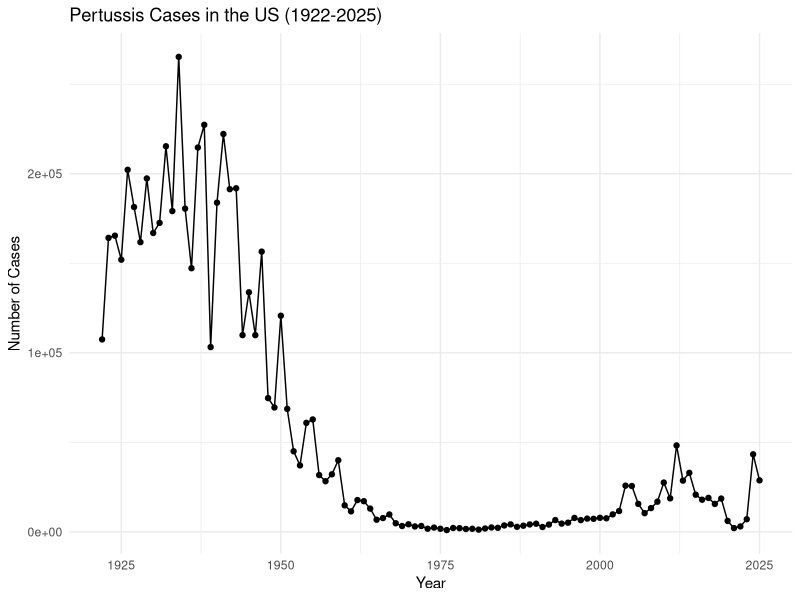
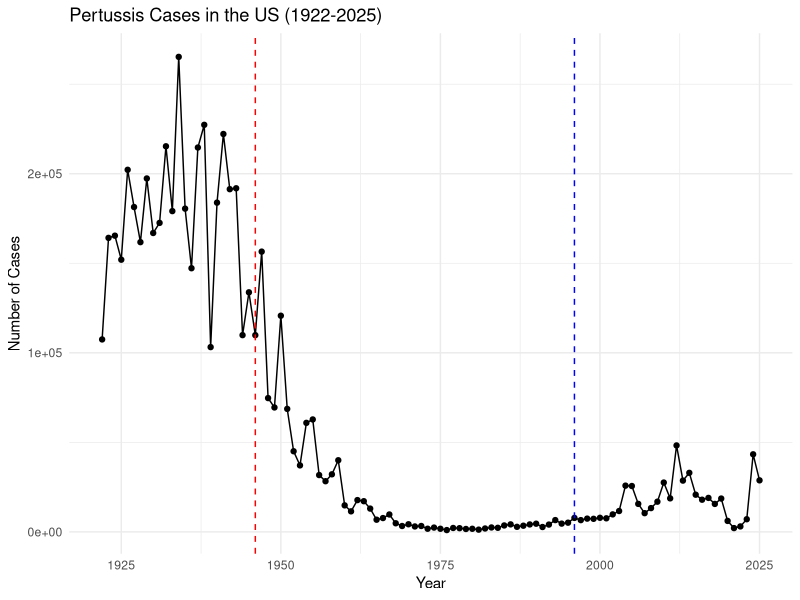

The R script that drew these images, in order: (Note: this script raises an error after producing the figures.)
## ---- chunk 1

cdc <- read.csv("U.S. Reported Pertussis Cases_ 1922 - 2025.csv")

head(cdc)

## ---- chunk 2
cdc$Number.of.Reported.Pertussis.Cases <- as.integer(gsub(",", "", cdc$Number.of.Reported.Pertussis.Cases))

head(cdc)
## ---- chunk 3

library(ggplot2)

ggplot(cdc, aes(x=Year, y=Number.of.Reported.Pertussis.Cases)) + 
  geom_point() +
  geom_line() +
  labs(title = "Pertussis Cases in the US (1922-2025)",
       x = "Year",
       y = "Number of Cases") +
  theme_minimal()
## ---- chunk 4
library(ggplot2)

ggplot(cdc, aes(x=Year, y=Number.of.Reported.Pertussis.Cases)) + 
  geom_point() +
  geom_line() +
  geom_vline(xintercept = 1946, linetype = "dashed", color = "red") +
  geom_vline(xintercept = 1996, linetype = "dashed", color = "blue") +
  labs(title = "Pertussis Cases in the US (1922-2025)",
       x = "Year",
       y = "Number of Cases") +
  theme_minimal()
## ---- chunk 5
library(jsonlite)

subject <- read_json("https://www.cmi-pb.org/api/subject", simplifyVector=TRUE)

head(subject)
## ---- chunk 6
table(subject$infancy_vac)
## ---- chunk 7
table(subject$biological_sex)
## ---- chunk 8
table(subject$biological_sex, subject$race)
## ---- chunk 9
library(lubridate)

today()
## ---- chunk 10
subject$age <- time_length(today() - ymd(subject$year_of_birth), "years")

library(tidyverse)

##First gonna find the one for ap vaccine
apdataset <- subject %>%
  filter(infancy_vac == "aP")

wpdataset <- subject %>%
  filter(infancy_vac == "wP")

mean(apdataset$age)
mean(wpdataset$age)

ttest_result <- t.test(apdataset$age, wpdataset$age)

ttest_result
## ---- chunk 11
subject$age_at_boost <- time_length(ymd(subject$date_of_boost) - ymd(subject$year_of_birth), "years")

head(subject)
## ---- chunk 12
ggplot(subject) +
  aes(age, fill = infancy_vac) +
  geom_histogram(show.legend=FALSE) +
  facet_wrap(vars(infancy_vac), nrow=2) +
  xlab("Age in years")
## ---- chunk 13
specimen <- read_json("https://www.cmi-pb.org/api/specimen", simplifyVector = TRUE)
titer <- read_json("https://www.cmi-pb.org/api/plasma_ab_titer", simplifyVector = TRUE)


## ---- chunk 14
head(specimen)
head(subject)


## ---- chunk 15
meta <- full_join(specimen, subject)
dim(meta)
head(meta)
## ---- chunk 16
abdata <- inner_join(meta, titer)
dim(abdata)
## ---- chunk 17
table(abdata$isotype)
## ---- chunk 18
table(abdata$dataset)
## ---- chunk 19
igg <- abdata %>% filter(isotype == "IgG")
head(igg)
## ---- chunk 20
ggplot(igg) + 
  aes(MFI_normalised, antigen) + 
  geom_boxplot() +
    xlim(0,75) +
  facet_wrap(vars(igg$visit), nrow=2)
  
## ---- chunk 21
filter(igg, antigen=="OVA") %>%
  ggplot() +
  aes(MFI_normalised, col=infancy_vac) +
  geom_boxplot(show.legend = TRUE) +
  facet_wrap(vars(visit)) +
  theme_bw() +
  labs(title="OVA Antigen IgG Levels by Vaccine Type and Visit",
       x="MFI Normalised")
## ---- chunk 22
filter(igg, antigen=="PT") %>%
  ggplot() +
  aes(MFI_normalised, col=infancy_vac) +
  geom_boxplot(show.legend = TRUE) +
  facet_wrap(vars(visit)) +
  theme_bw() +
  labs(title="PT Antigen IgG Levels by Vaccine Type and Visit",
       x="MFI Normalised")
## ---- chunk 23
filter(igg, antigen=="FIM2/3") %>%
  ggplot() +
  aes(MFI_normalised, col=infancy_vac) +
  geom_boxplot(show.legend = TRUE) +
  facet_wrap(vars(visit)) +
  theme_bw() +
  labs(title="FIM2/3 Antigen IgG Levels by Vaccine Type and Visit",
       x="MFI Normalised")
## ---- chunk 24
abdata.21 <- abdata %>% filter(dataset == "2021_dataset")

abdata.21 %>% 
  filter(isotype == "IgG",  antigen == "PT") %>%
  ggplot() +
    aes(x=planned_day_relative_to_boost,
        y=MFI_normalised,
        col=infancy_vac,
        group=subject_id) +
    geom_point() +
    geom_line() +
    geom_vline(xintercept=0, linetype="dashed") +
    geom_vline(xintercept=14, linetype="dashed") +
  labs(title="2021 dataset IgG PT",
       subtitle = "Dashed lines indicate day 0 (pre-boost) and 14 (apparent peak levels)")
## ---- chunk 25
abdata.20 <- abdata %>% filter(dataset == "2020_dataset")

abdata.20 %>% 
  filter(isotype == "IgG",  antigen == "PT") %>%
  ggplot() +
    aes(x=planned_day_relative_to_boost,
        y=MFI_normalised,
        col=infancy_vac,
        group=subject_id) +
    geom_point() +
    geom_line() +
    geom_vline(xintercept=0, linetype="dashed") +
    geom_vline(xintercept=14, linetype="dashed") +
  labs(title="2020 dataset IgG PT",
       subtitle = "Dashed lines indicate day 0 (pre-boost) and 14 (apparent peak levels)") +
  xlim(-10, 125)

## ---- chunk 26
url <- "https://www.cmi-pb.org/api/v2/rnaseq?versioned_ensembl_gene_id=eq.ENSG00000211896.7"

rna <- read_json(url, simplifyVector = TRUE) 
## ---- chunk 27
meta <- inner_join(specimen, subject)
ssrna <- inner_join(meta, rna)
## ---- chunk 28
ggplot(ssrna) +
  aes(x=visit, y=tpm, group=subject_id) +
  geom_point() +
  geom_line(alpha=0.2)
## ---- chunk 29
ggplot(ssrna) +
  aes(tpm, col=infancy_vac) +
  geom_boxplot() +
  facet_wrap(vars(visit))
